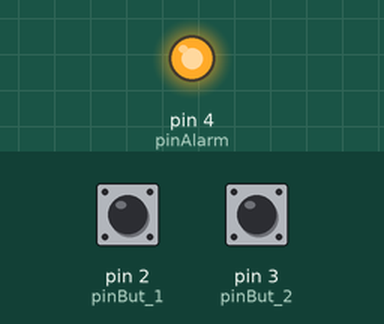
Recording of a sketch running on a simulated Arduino Uno, built with avr-gcc and run on an emulated ATmega328P. Shown: output pins drawn as LEDs (lit = HIGH). The inputs (shaded band) are chosen by the test bench; at power-on: pin 2 (pinBut_1) LOW, pin 3 (pinBut_2) HIGH. Random numbers use the default seed unless the sketch sets one; what the sketch prints to the serial monitor is not drawn.

Above: at 0.2 s.
Timing chart, 0 to 1.7 s (numbered marks = the images above):
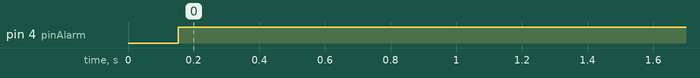

Measured:
- by itself, pin 4 (pinAlarm): LOW → HIGH at 0.15 s

The sketch:

danizstuff.ino
```cpp
/*
	ADDITION
	3 digits


	SUBTRACTIOn
	3 digits.
	No negative result.

	MULTIPLICATION
	1-12 both digits.

	DIVISION
	2 digits / 1 digits
*/

#include "rgb_lcd.h"

rgb_lcd lcd;

byte score = 0;
byte operationType = 0;
/*
0 - addition
1 - subtraction
2 - multiplication
3 - division
*/
boolean nextQuestion = true;
const char operators[] = {'+', '-', '*', '/'};

short min_3d = 50;
short max_3d = 1000;
short min_2d = 1;
short max_2d = 13;
short operand_1 = 0;
short operand_2 = 0;
short theAnswer = 0;
short wrongAnswer = 0;
byte posOfCorrect = 0; //0 or 1
boolean stopPlay = false;

int cdTimer = 0; //in seconds
const int MAXIMUM_TIME = 30; //in seconds
unsigned long curT = 0;
unsigned long prevT = 0;

int but1State;
int prevBut1State = LOW;
int but2State;
int prevBut2State = LOW;
unsigned long lastDebounceTime = 0;
unsigned long debounceDelay = 50;

//PIN CONFIGURATION
byte pinBut_1 = 2;
byte pinBut_2 = 3;
byte pinAlarm = 4;

void generateQuestion(){
	Serial.println("GENERATING QUESTION");

	operationType = random(4);

	switch(operationType){
	case 0: //addition
		operand_1 = random(min_3d, max_3d);
		operand_2 = random(min_3d, max_3d);
		theAnswer = operand_1 + operand_2;

		wrongAnswer = theAnswer + random(-25,25);
		break;
	case 1: //subtraction
		operand_1 = random(min_3d, max_3d);
		operand_2 = random(min_3d - 20, operand_1 - 15);
		theAnswer = operand_1 - operand_2;

		wrongAnswer = theAnswer + random(-25,25);
		break;
	case 2: //multiplication
		operand_1 = random(min_2d, max_2d);
		operand_2 = random(min_2d, max_2d);
		theAnswer = operand_1 * operand_2;

		wrongAnswer = theAnswer + random(-25,25);
		break;
	case 3: //division
		operand_2 = random(min_2d, max_2d);
		theAnswer = random(min_2d, max_2d);
		operand_1 = operand_2 * theAnswer;

		wrongAnswer = random(min_2d, max_2d);
		break;
	default:
		break;
	}

	if(theAnswer == wrongAnswer) wrongAnswer++;
	posOfCorrect = random(0,2);

	Serial.println("DONE Generating");
}

void showQuestion(){
	/*lcd.clear();


	//show problem
	lcd.setCursor(0, 0);
	lcd.print(operand_1);
	lcd.setCursor(4, 0);
	lcd.print(operators[operationType]);
	lcd.setCursor(6, 0);
	lcd.print(operand_2);

	//show options
	lcd.setCursor(1, 0);
	lcd.print("a.");
	lcd.setCursor(1, 8);
	lcd.print("b.");
	lcd.setCursor(1, 2 + (posOfCorrect * 8));
	lcd.print(theAnswer);
	lcd.setCursor(1, 8 - (posOfCorrect * 6));
	lcd.print(wrongAnswer);
	*/

	//SERIAL MONITOR
	Serial.print(operand_1);
	Serial.print(" ");
	Serial.print(operators[operationType]);
	Serial.print(" ");
	Serial.println(operand_2);

	if(posOfCorrect == 0){
		Serial.print("a. ");
		Serial.println(theAnswer);
		Serial.print("b. ");
		Serial.println(wrongAnswer);
	}else{
		Serial.print("a. ");
		Serial.println(wrongAnswer);
		Serial.print("b. ");
		Serial.println(theAnswer);
	}
}

void button_press(byte button){
	if(stopPlay){
		restart();
		return;
	}

	if(button == posOfCorrect){
		nextQuestion = true;
		score++;
		if(score >= 10) gameOver();
	}else{
		gameOver();
	}
}

void gameOver(){
	stopPlay = true;

	/*
	lcd.clear();

	lcd.setCursor(0,0);
	lcd.print("Score: ");
	lcd.setCursor(7,0);
	lcd.print(score);

	lcd.setCursor(0,1);
	if(score < 10){
		lcd.print("Ew, you lose!");
		Serial.print("Ew, you lose!");
	}else{
		lcd.print("   YOU WIN!");
		Serial.print("   YOU WIN!");
	}
	*/
	Serial.print("Score :");
	if(score < 10){
		Serial.println("Ew, you lose!");
		digitalWrite(pinAlarm, HIGH);
	}else{
		Serial.println("   YOU WIN!");
	}
}

void setup() {
	Serial.begin(19200);

	pinMode(pinBut_1, INPUT);
	pinMode(pinBut_2, INPUT);
	pinMode(pinAlarm, OUTPUT);
	//lcd.begin(16, 2);
	//lcd.setRGB(200, 50, 255);

	delay(100);
	randomSeed(analogRead(A0));
}

void restart(){
	score = 0;
	cdTimer = 0;
	digitalWrite(pinAlarm, LOW);
	stopPlay = false;
}

void loop() {
	curT = millis();
	int reading1 = digitalRead(pinBut_1);
	int reading2 = digitalRead(pinBut_2);
	//every new question
	if(nextQuestion && !stopPlay){
		generateQuestion();
		showQuestion();
		nextQuestion = false;
	}

	//debounce
	if((reading1 != prevBut1State) || (reading2 != prevBut2State)){
		lastDebounceTime = millis();
	}

	//Key press
	if ((millis() - lastDebounceTime) > debounceDelay) {
		if (reading1 != but1State) {
			but1State = reading1;
			if (but1State == HIGH) {
				button_press(0);
			}
		}
		if (reading2 != but2State) {
			but2State = reading2;
			if (but2State == HIGH) {
				button_press(1);
			}
		}
	}

	//timer of 1 sec
	if((unsigned long)(curT - prevT) >= 1000){
		cdTimer++;
		prevT = curT;
	}

	//time's up
	if(cdTimer >= MAXIMUM_TIME){
		gameOver();
	}

	prevBut1State = reading1;
	prevBut2State = reading2;
}
```
